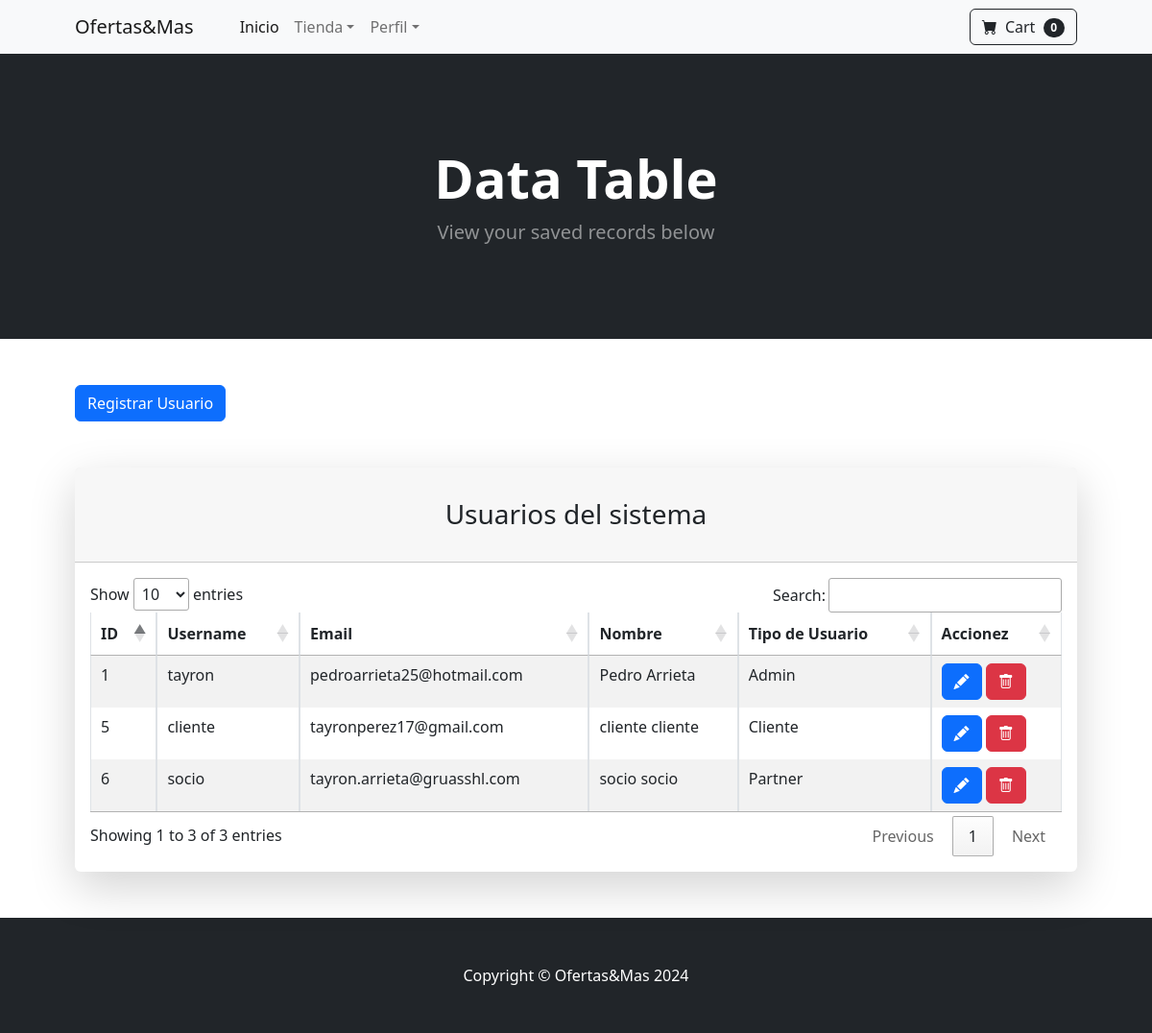
The page /users_sys.php (signed in) on the database its author committed.
### tables this page shows
CREATE TABLE `users_om` (
  `id` int(11) NOT NULL,
  `username` varchar(100) NOT NULL,
  `nombre` varchar(100) NOT NULL,
  `apellido` varchar(100) NOT NULL,
  `email` varchar(150) NOT NULL,
  `stat` int(1) NOT NULL,
  `fecha_log` timestamp NOT NULL DEFAULT current_timestamp(),
  `pass` varchar(250) NOT NULL,
  `tipo_user` int(1) NOT NULL COMMENT '1=admin\r\n2=regular\r\n3=business partner'
);

### conf/conn.php (called while the page is built, shortened)
<?php
function all_reg($tabla, $where, $conn){
    $reg = $conn->query("SELECT * FROM $tabla");
    $registros = [];
    while($row = $reg->fetch_assoc()) {
        $registros[] = $row;
    }
    return $registros;
}
?>

### users_sys.php (the view, shortened to what this page needs)
<?php include('conf/conn.php'); ?>
<!DOCTYPE html>
<html lang="en">
<?php include('recurrentes/head.php'); ?>
<body>
    <?php include('recurrentes/menu.php'); ?>
    <header class="bg-dark py-5">
        <div class="container px-4 px-lg-5 my-5">
            <div class="text-center text-white">
                <h1 class="display-4 fw-bolder">Data Table</h1>
                <p class="lead fw-normal text-white-50 mb-0">View your saved records below</p>
            </div>
        </div>
    </header>
    <section class="py-5">
        <div class="container px-4 px-lg-5">
        <button type="button" class="btn btn-primary" data-bs-toggle="modal" data-bs-target="#exampleModal">
            Registrar Usuario
        </button>
            <div class="row justify-content-center">
                <div class="col-lg-12">
                    <div class="card shadow-lg border-0 rounded-lg mt-5">
                        <div class="card-header"><h3 class="text-center font-weight-light my-4">Usuarios del sistema</h3></div>
                        <div class="card-body">
                            <table id="dataTable" class="table table-striped table-bordered" style="width:100%">
                                <thead>
                                    <tr>
                                        <th>ID</th>
                                        <th>Username</th>
                                        <th>Email</th>
                                        <th>Nombre</th>
                                        <th>Tipo de Usuario</th>
                                        <th>Accionez</th>
                                    </tr>
                                </thead>
                                <tbody>
                                    <?php $all_reg = all_reg("users_om", "", $conn); ?>
                                    <?php foreach ($all_reg as $key => $value) { ?>
                                    <tr>
                                        <td><?php echo $value['id']; ?></td>
                                        <td><?php echo $value['username']; ?></td>
                                        <td><?php echo $value['email']; ?></td>
                                        <td><?php echo $value['nombre']. ' ' .$value['apellido']; ?></td>
                                        <td><?php if($value['tipo_user'] == 1){ echo 'Admin'; }elseif($value['tipo_user'] == 2){ echo 'Cliente'; }else{ echo 'Partner'; } ?></td>
                                        <td>
                                            <a href="" class="btn btn-primary sm" data-bs-toggle="modal" data-bs-target="#EditModal<?php echo $value['id']; ?>"><i class="bi bi-pencil-fill"></i></a>
                                            <a href="" class="btn btn-danger sm" data-bs-toggle="modal" data-bs-target="#EliminarUser<?php echo $value['id']; ?>"><i class="bi bi-trash"></i></a>
                                        </td>
                                    </tr>
                                    <?php } ?>
                                </tbody>
                            </table>
                        </div>
                    </div>
                </div>
            </div>
        </div>
    </section>
    <?php include('recurrentes/foot.php'); ?>
</body>
</html>

### recurrentes/head.php (shortened to what this page needs)
<head>
    <link href="https://cdn.jsdelivr.net/npm/bootstrap-icons@1.5.0/font/bootstrap-icons.css" rel="stylesheet" />
    <link href="https://cdn.jsdelivr.net/npm/bootstrap@5.3.3/dist/css/bootstrap.min.css" rel="stylesheet">
    <link href="css/styles.css" rel="stylesheet" />
    <link rel="stylesheet" type="text/css" href="https://cdn.datatables.net/1.13.1/css/jquery.dataTables.css">
</head>

### recurrentes/menu.php (shortened to what this page needs)
<nav class="navbar navbar-expand-lg navbar-light bg-light">
            <div class="container px-4 px-lg-5">
                <a class="navbar-brand" href="#!">Ofertas&Mas</a>
                <div class="collapse navbar-collapse" id="navbarSupportedContent">
                    <ul class="navbar-nav me-auto mb-2 mb-lg-0 ms-lg-4">
                        <li class="nav-item"><a class="nav-link active" aria-current="page" href="index.php">Inicio</a></li>
                        <li class="nav-item dropdown">
                            <a class="nav-link dropdown-toggle" id="navbarDropdown" href="#" role="button" data-bs-toggle="dropdown" aria-expanded="false">Tienda</a>
                        </li>
                        <?php if(isset($_SESSION['user_id'])){ ?>
                        <li class="nav-item dropdown">
                            <a class="nav-link dropdown-toggle" id="navbarDropdown" href="#" role="button" data-bs-toggle="dropdown" aria-expanded="false">Perfil</a>
                        </li>
                        <?php } ?>
                    </ul>
                    <form class="d-flex">
                        <button class="btn btn-outline-dark" type="submit">
                            <i class="bi-cart-fill me-1"></i>
                            Cart
                            <span class="badge bg-dark text-white ms-1 rounded-pill">0</span>
                        </button>
                    </form>
                </div>
            </div>
        </nav>

### recurrentes/foot.php (shortened to what this page needs)
<footer class="py-5 bg-dark">
    <div class="container"><p class="m-0 text-center text-white">Copyright &copy; Ofertas&Mas 2024</p></div>
</footer>

### rows shown on the page
users_om: id "1", username "tayron", email "pedroarrieta25@hotmail.com", nombre "Pedro", apellido "Arrieta", tipo_user "Admin"
users_om: id "5", username "cliente", email "tayronperez17@gmail.com", nombre "cliente", apellido "cliente", tipo_user "Cliente"
users_om: id "6", username "socio", email "tayron.arrieta@gruasshl.com", nombre "socio", apellido "socio", tipo_user "Partner"
